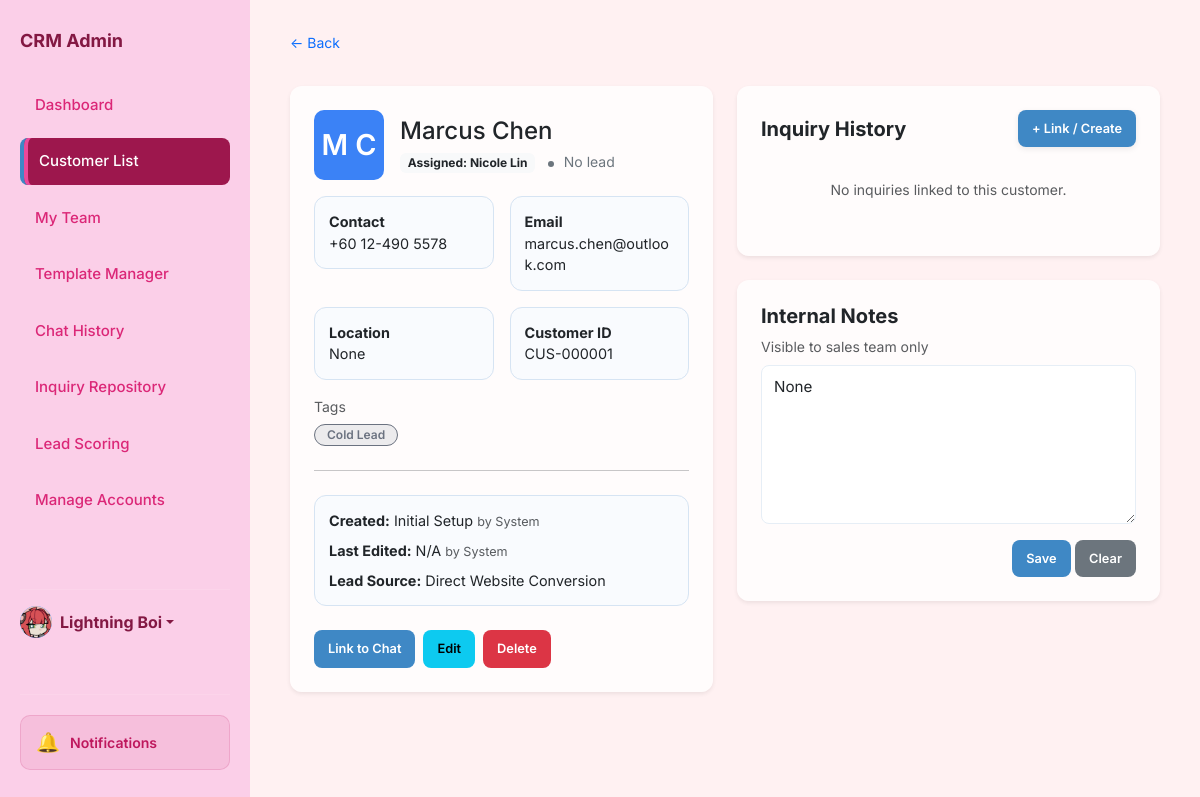
The app's page /customer/1 (signed in), older data.
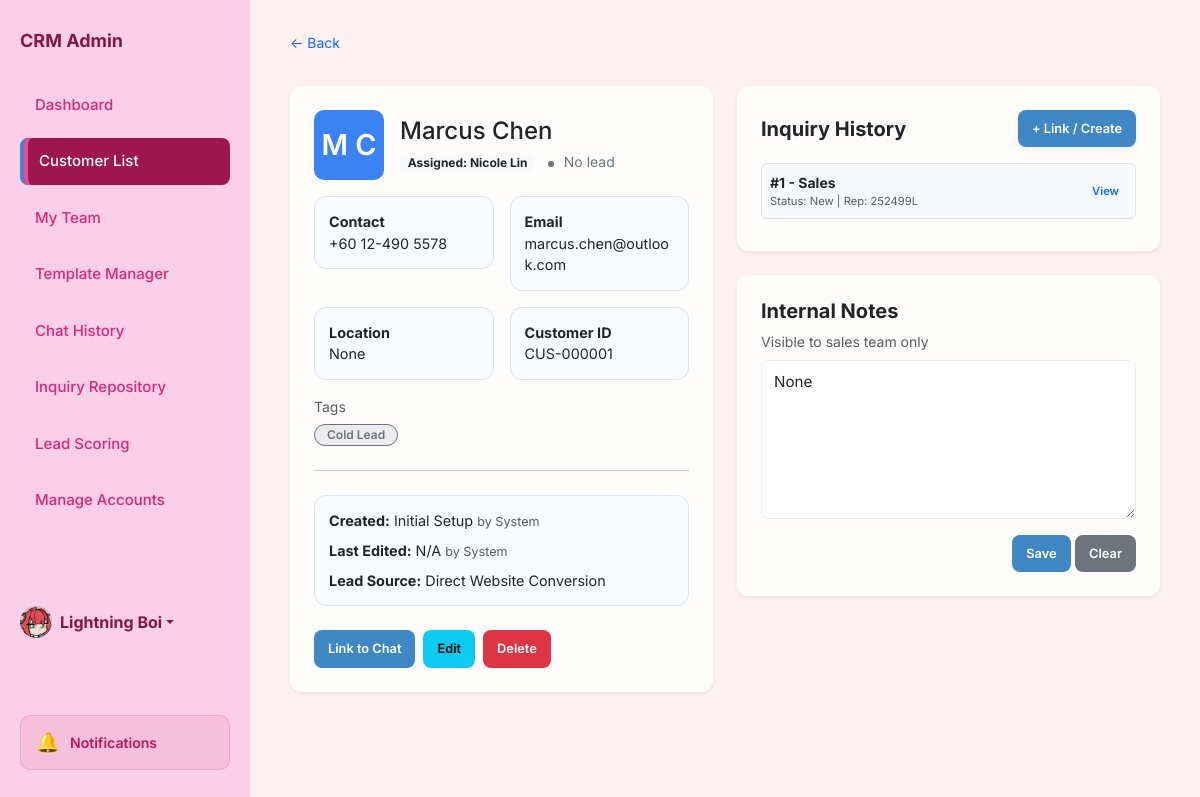
The same page, newer data.
### app.py (models this page shows, shortened)
class User(db.Model):
    id = db.Column(db.Integer, primary_key=True)
    username = db.Column(db.String(80), unique=True, nullable=False)
    password = db.Column(db.String(200), nullable=False)
    name = db.Column(db.String(100), default='Admin')
    bio = db.Column(db.Text, default='')
    profile_picture = db.Column(db.String(200), default='https://ui-avatars.com/api/?name=Admin&background=random')
    role = db.Column(db.String(20), default='agent') # super_admin, agent
    preferences = db.Column(db.Text, default='{}') # Stores dashboard layout/stats as JSON
    last_active = db.Column(db.String(50))
    team_id = db.Column(db.Integer, db.ForeignKey('team.id'), nullable=True)
    team_role = db.Column(db.String(20)) # leader, vice_leader, member
    last_active_team_chat = db.Column(db.String(50)) # Timestamp of last time user viewed team chat

class Customer(db.Model):
    id = db.Column(db.Integer, primary_key=True)
    name = db.Column(db.String(100), nullable=False)
    email = db.Column(db.String(120), unique=True)
    phone = db.Column(db.String(20))
    location = db.Column(db.String(100))
    assigned_staff = db.Column(db.String(100))
    status = db.Column(db.String(50), default="Active")
    tags = db.Column(db.String(200)) # Stored as "VIP,New,Returning"
    notes = db.Column(db.Text)
    last_contact = db.Column(db.String(50))
    created_at = db.Column(db.String(50))
    created_by = db.Column(db.String(100))
    updated_at = db.Column(db.String(50))
    updated_by = db.Column(db.String(100))

class Inquiry(db.Model):
    id = db.Column(db.Integer, primary_key=True)
    customer = db.Column(db.String(100), nullable=False)
    assigned_rep = db.Column(db.String(50))
    inquiry_type = db.Column(db.String(50))
    status = db.Column(db.String(20), default='New')
    description = db.Column(db.Text)
    notes = db.Column(db.Text)
    created_at = db.Column(db.String(50))
    created_by = db.Column(db.String(100))
    updated_at = db.Column(db.String(50))
    updated_by = db.Column(db.String(100))
    customer_id = db.Column(db.Integer, db.ForeignKey('customer.id'), nullable=True)
    messages = db.relationship('Message', backref='inquiry', cascade="all, delete-orphan")
    linked_customer = db.relationship('Customer', backref='inquiries')

### app.py (the view)
@app.route('/customer/<int:id>')
def customer_profile(id):
    customer = Customer.query.get_or_404(id)
    tag_colors = {
        'VIP': '#f59e0b',
        'New': '#10b981',
        'Returning': '#3b82f6',
        'Hot Lead': '#ef4444',
        'Cold Lead': '#6b7280',
        'Premium': '#8b5cf6',
        'Enterprise': '#ec4899'
    }
    users = User.query.all()
    total_lead_score = 0
    for s in customer.chat_sessions:
        total_lead_score += calculate_session_score(s)
    return render_template('customer_details.html', c=customer, tags_inventory=get_tags_inventory(), tag_colors=tag_colors, users=users, total_lead_score=total_lead_score)

### templates/customer_details.html (shortened to what this page needs)
<!DOCTYPE html>
<html lang="en">
<head>
    <link href="https://cdn.jsdelivr.net/npm/bootstrap@5.3.0/dist/css/bootstrap.min.css" rel="stylesheet">
    <link rel="stylesheet" href="https://cdn.jsdelivr.net/npm/bootstrap-icons@1.11.1/font/bootstrap-icons.css">
    <link rel="stylesheet" href="{{ url_for('static', filename='style.css') }}">
</head>
<body id="page-customers"
    class="{% if current_theme and current_theme != 'light' %}theme-{{ current_theme }}{% endif %}">
    <aside class="sidebar">
        <h2>CRM Admin</h2>
        <a href="/dashboard" class="nav-link nav-dashboard">Dashboard</a>
        <a href="/customers" class="nav-link nav-customers active">Customer List</a>
        <a href="/my-team" class="nav-link nav-my-team d-flex justify-content-between align-items-center">
            My Team
        </a>
        <a href="/templates-manager" class="nav-link nav-templates">Template Manager</a>
        <a href="/history" class="nav-link nav-history d-flex justify-content-between align-items-center">
            Chat History
        </a>
        <a href="/repository" class="nav-link nav-repository">Inquiry Repository</a>
        <a href="/scoring" class="nav-link nav-scoring">Lead Scoring</a>
        {% if session.get('user_role') in ['ultra_admin', 'super_admin', 'admin'] %}
        <a href="/admin/create-account" class="nav-link nav-admin">
            Manage Accounts
        </a>
        {% endif %}
        <div class="mt-auto pt-3 border-top border-secondary" style="border-color: rgba(255,255,255,0.1) !important;">
            <div class="dropdown">
                <a href="#" class="d-flex align-items-center text-decoration-none dropdown-toggle" id="dropdownUser1"
                    data-bs-toggle="dropdown" aria-expanded="false">
                    <div class="avatar-circle bg-primary text-white me-2"
                        style="width: 32px; height: 32px; font-size: 14px; display:flex; align-items:center; justify-content:center; border-radius:50%; overflow:hidden;">
                        {% if session.get('user_pic') and 'http' in session.get('user_pic') %}
                        <img src="{{ session.get('user_pic') }}" alt="User"
                            style="width:100%; height:100%; object-fit:cover;">
                        {% elif session.get('user_pic') %}
                        <img src="{{ url_for('static', filename='uploads/' + session.get('user_pic')) }}" alt="User"
                            style="width:100%; height:100%; object-fit:cover;">
                        {% else %}
                        {{ session.get('user_name', 'Admin')[0] | upper }}
                        {% endif %}
                    </div>
                    <strong>{{ session.get('user_name', 'Admin') }}</strong>
                </a>
            </div>
        </div>
    </aside>
    <main class="main">
        <a href="/customers" class="text-decoration-none small">← Back</a>
        <div class="row g-4 mt-2">
            <div class="col-lg-6">
                <div class="card p-4 shadow-sm border-0">
                    <div class="d-flex align-items-center mb-3">
                        {% set parts = c.name.strip().split() %}
                        <div class="avatar-circle me-3" style="width:70px;height:70px;font-size:1.8rem;">
                            {{ parts[0][0]|upper }}
                            {% if parts|length > 1 %}
                            {{ parts[-1][0]|upper }}
                            {% endif %}
                        </div>
                        <div>
                            <h4 class="mb-1">{{ c.name }}</h4>
                            <span class="badge bg-light text-dark">
                                {% set active_session = c.chat_sessions | selectattr('status', 'equalto', 'agent_active') | first %}
                                Assigned: {% if active_session and active_session.assigned_agent %}{{ active_session.assigned_agent.name }}{% else %}no agent has been assigned{% endif %}
                            </span>
                            <span class="ms-2 small {% if total_lead_score > 0 %}text-success{% else %}text-secondary{% endif %}">
                                <span class="status-dot" style="background: {% if total_lead_score > 0 %}#4caf50{% else %}#6c757d{% endif %};"></span>
                                {% if total_lead_score > 0 %}Active lead{% else %}No lead{% endif %}
                            </span>
                        </div>
                    </div>
                    <div class="row g-3">
                        <div class="col-md-6">
                            <div class="info-box"><strong>Contact</strong><br>{{ c.phone or 'N/A' }}</div>
                        </div>
                        <div class="col-md-6">
                            <div class="info-box"><strong>Email</strong><br>{{ c.email }}</div>
                        </div>
                        <div class="col-md-6">
                            <div class="info-box"><strong>Location</strong><br>{{ c.location or 'Singapore' }}</div>
                        </div>
                        <div class="col-md-6">
                            <div class="info-box"><strong>Customer ID</strong><br>CUS-{{ "%06d"|format(c.id) }}</div>
                        </div>
                    </div>
                    <div class="mt-3">
                        <div class="text-muted small mb-1">Tags</div>
                        {% if c.tags %}
                        {% for tag in c.tags.split(',') %}
                        <span class="tag" style="
                      background: {{ tag_colors.get(tag, '#ccc') }}20;
                      color: {{ tag_colors.get(tag, '#555') }};
                      border: 1px solid {{ tag_colors.get(tag, '#ccc') }};
                  ">
                            {{ tag }}
                        </span>
                        {% endfor %}
                        {% else %}
                        <span class="text-muted small">No tags</span>
                        {% endif %}
                    </div>
                    <hr class="my-4">
                    <div class="info-box mb-4">
                        <div class="mb-2"><strong>Created:</strong> {{ c.created_at or "Initial Setup" }}
                            <span class="text-muted small">by {{ c.created_by or "System" }}</span>
                        </div>
                        <div class="mb-2"><strong>Last Edited:</strong> {{ c.updated_at or c.created_at or "N/A" }}
                            <span class="text-muted small">by {{ c.updated_by or c.created_by or "System" }}</span>
                        </div>
                        <div><strong>Lead Source:</strong> Direct Website Conversion</div>
                    </div>
                    <div class="d-flex gap-2">
                        <button class="btn btn-primary btn-sm" type="button" onclick="goToCustomerChat()">
                            Link to Chat
                        </button>
                        <a href="{{ url_for('edit_customer', id=c.id) }}" class="btn btn-info btn-sm">Edit</a>
                        <button class="btn btn-danger btn-sm" type="button"
                            onclick="confirmDelete({{ c.id }})">
                            Delete
                        </button>
                    </div>
                </div>
            </div>
            <div class="col-lg-6">
                <div class="card p-4 shadow-sm border-0 mb-4">
                    <div class="d-flex justify-content-between align-items-center mb-3">
                        <h5 class="fw-bold mb-0">Inquiry History</h5>
                        <button class="btn btn-blue btn-sm" onclick="openLinkInquiryModal()">+ Link / Create</button>
                    </div>
                    <div id="linkedInquiriesList">
                        {% if c.inquiries %}
                        {% for inq in c.inquiries %}
                        <div class="p-2 border rounded mb-2 bg-light d-flex justify-content-between align-items-center">
                            <div>
                                <div class="fw-bold small">#{{ inq.id }} - {{ inq.inquiry_type }}</div>
                                <div class="text-muted" style="font-size: 0.7rem;">Status: {{ inq.status }} | Rep: {{
                                    inq.assigned_rep }}</div>
                            </div>
                            <a href="/inquiry/{{ inq.id }}" class="btn btn-xs btn-outline-primary py-0 px-2"
                                style="font-size: 0.7rem;">View</a>
                        </div>
                        {% endfor %}
                        {% else %}
                        <p class="small text-muted text-center py-3">No inquiries linked to this customer.</p>
                        {% endif %}
                    </div>
                </div>
                <div class="card p-4 shadow-sm border-0">
                    <h5 class="fw-bold">Internal Notes</h5>
                    <div class="text-muted small mb-2">Visible to sales team only</div>
                    <textarea class="form-control mb-3" rows="6" id="customerNotes">{{ c.notes or '' }}</textarea>
                    <div class="text-end">
                        <button class="btn btn-primary btn-sm" onclick="saveNotes(event)" data-customer-id="{{ c.id }}">
                            Save
                        </button>
                        <button class="btn btn-secondary btn-sm"
                            onclick="document.getElementById('customerNotes').value=''">
                            Clear
                        </button>
                    </div>
                </div>
            </div>
        </div>
    </main>
</body>
</html>

Row changes from the older to the newer data that the page shows:
now on this page (row edited): Inquiry: id "1", inquiry_type "Sales", status "New", assigned_rep "252499L"
Text that changed along with them:
text no longer shown: "No inquiries linked to this customer."
